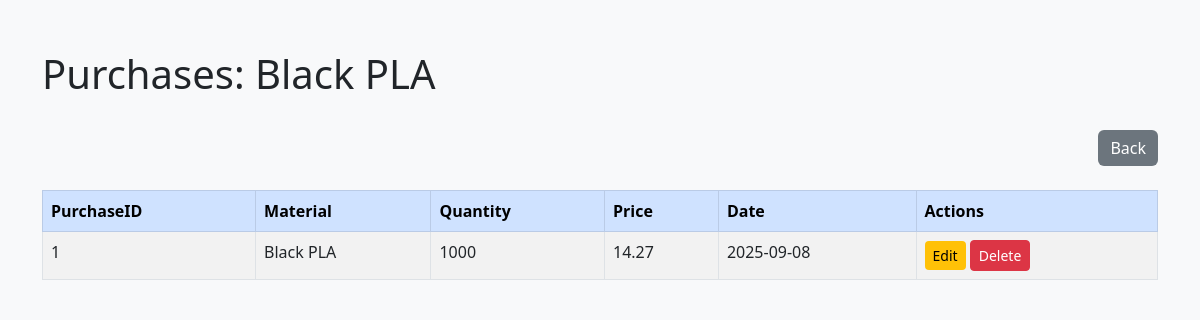
Screenshot of /material/1/purchase/ with the database file from the repository.
### model/model.py (models this page shows, shortened)
class Material(Base):
    __tablename__ = 'materials'
    material_id = Column(Integer, primary_key=True)
    name = Column(String)
    description = Column(String)
    stock = Column(Integer)
    purchases = relationship("MaterialPurchase", back_populates="material", cascade="all, delete-orphan")
    products = relationship("ProductMaterial", back_populates="material", cascade="all, delete-orphan")

class MaterialPurchase(Base):
    __tablename__ = 'material_purchases'
    purchase_id = Column(Integer, primary_key=True)
    material_id = Column(Integer, ForeignKey('materials.material_id'), nullable=False)
    date  = Column(Date)
    quantity = Column(Integer)
    price = Column(Numeric(10, 2), nullable=False)
    material = relationship("Material", back_populates="purchases")

### app.py (the view, shortened to what this page needs)
@app.route('/material/purchases', defaults={'material_id': None})
@app.route('/material/<int:material_id>/purchase/')
def view_material_purchases(material_id):
    material_controller = MaterialController(session)
    if material_id:
        material = material_controller.get_material(material_id)
        if not material:
            return "Material not found", 404
        purchases = material.purchases
        material_name = material.name
    return render_template('view_material_purchases.html', material_name=material_name, purchases=purchases)

### controller/controller.py (called while the page is built)
    def get_material(self, material_id):
        return self.session.query(Material).filter_by(material_id=material_id).first()

### templates/view_material_purchases.html (shortened to what this page needs)
<!DOCTYPE html>
<html lang="en">
<head>
    <link href="https://cdn.jsdelivr.net/npm/bootstrap@5.3.0/dist/css/bootstrap.min.css" rel="stylesheet">
</head>
<body>
    <div class="container">
        <div class="d-flex justify-content-between align-items-center mb-4">
            <h1 class="display-6">Purchases: {{material_name}}</h1>
        </div>
        <div class="d-flex justify-content-end mb-4">
            <a href="/materials" class="btn btn-secondary">Back</a>
        </div>
        <div class="table-responsive">
            <table class="table table-striped table-bordered">
                <thead class="table-primary">
                    <tr>
                        <th>PurchaseID</th>
                        <th>Material</th>
                        <th>Quantity</th>
                        <th>Price</th>
                        <th>Date</th>
                        <th>Actions</th>
                    </tr>
                </thead>
                <tbody>
                    {% for purchase in purchases %}
                    <tr>
                        <td>{{ purchase.purchase_id }}</td>
                        <td>{{ purchase.material.name }}</td>
                        <td>{{ purchase.quantity }}</td>
                        <td>{{ purchase.price }}</td>
                        <td>{{ purchase.date }}</td>
                        <td>
                            <a href="/material/{{ purchase.material_id }}/purchase/{{purchase.purchase_id}}/edit" class="btn btn-warning btn-sm">Edit</a>
                            <a href="/material/{{ purchase.material_id }}/purchase/{{purchase.purchase_id}}/delete" onclick="return confirm('Are you sure you want to delete this record?');" class="btn btn-danger btn-sm">Delete</a>
                        </td>
                    </tr>
                    {% endfor %}
                </tbody>
            </table>
        </div>
    </div>
</body>
</html>

### templates/view_material_purchases.html (style rules this page uses)
body { background-color: #f8f9fa; }
.container { margin-top: 50px; }
.btn-warning { background-color: #ffc107; border: none; }
.btn-secondary { background-color: #6c757d; border: none; }

### rows the page displays
Material: name "Black PLA"
MaterialPurchase: purchase_id "1", material.name "Black PLA", quantity "1000", price "14.27", date "2025-09-08"
